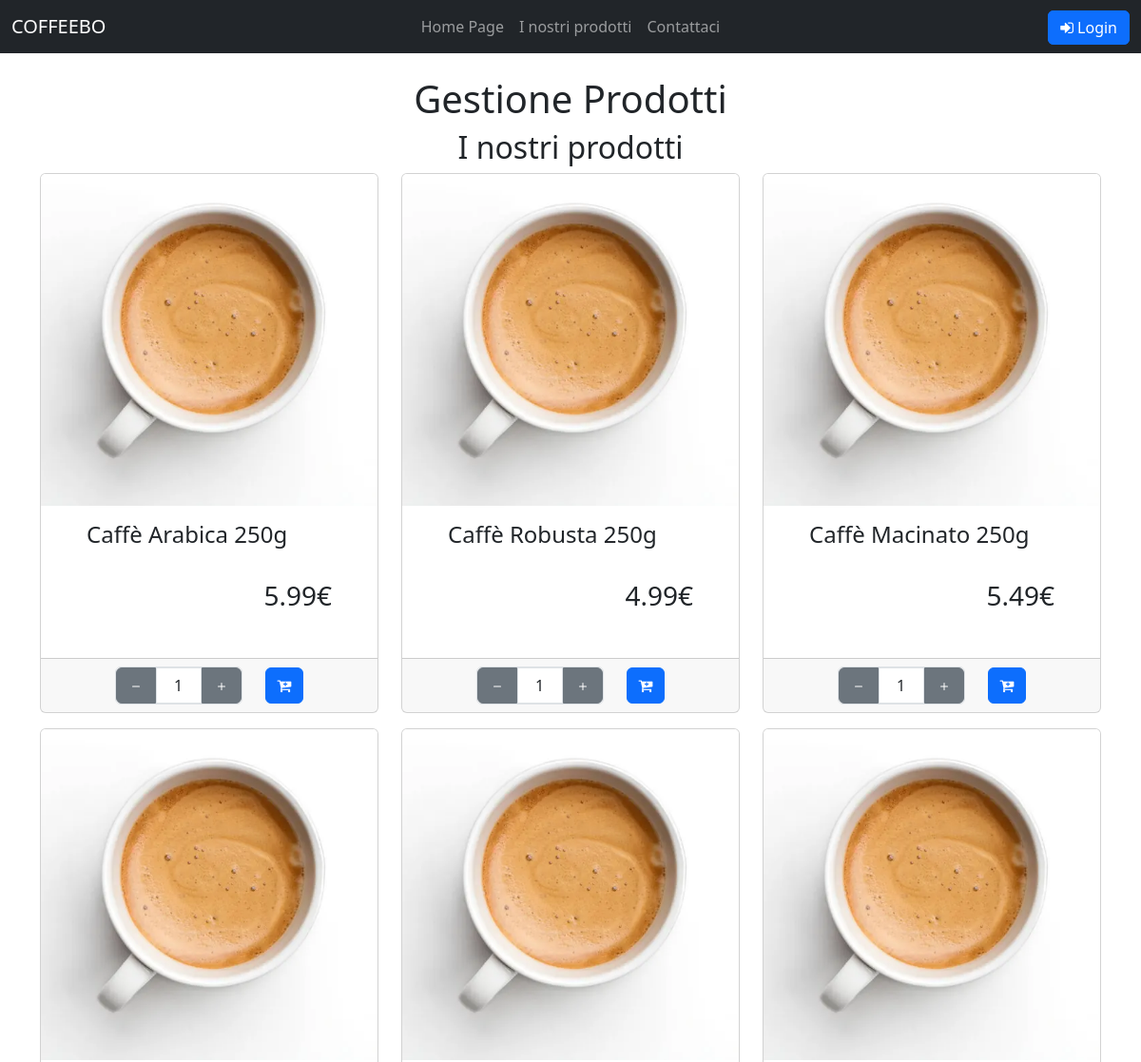
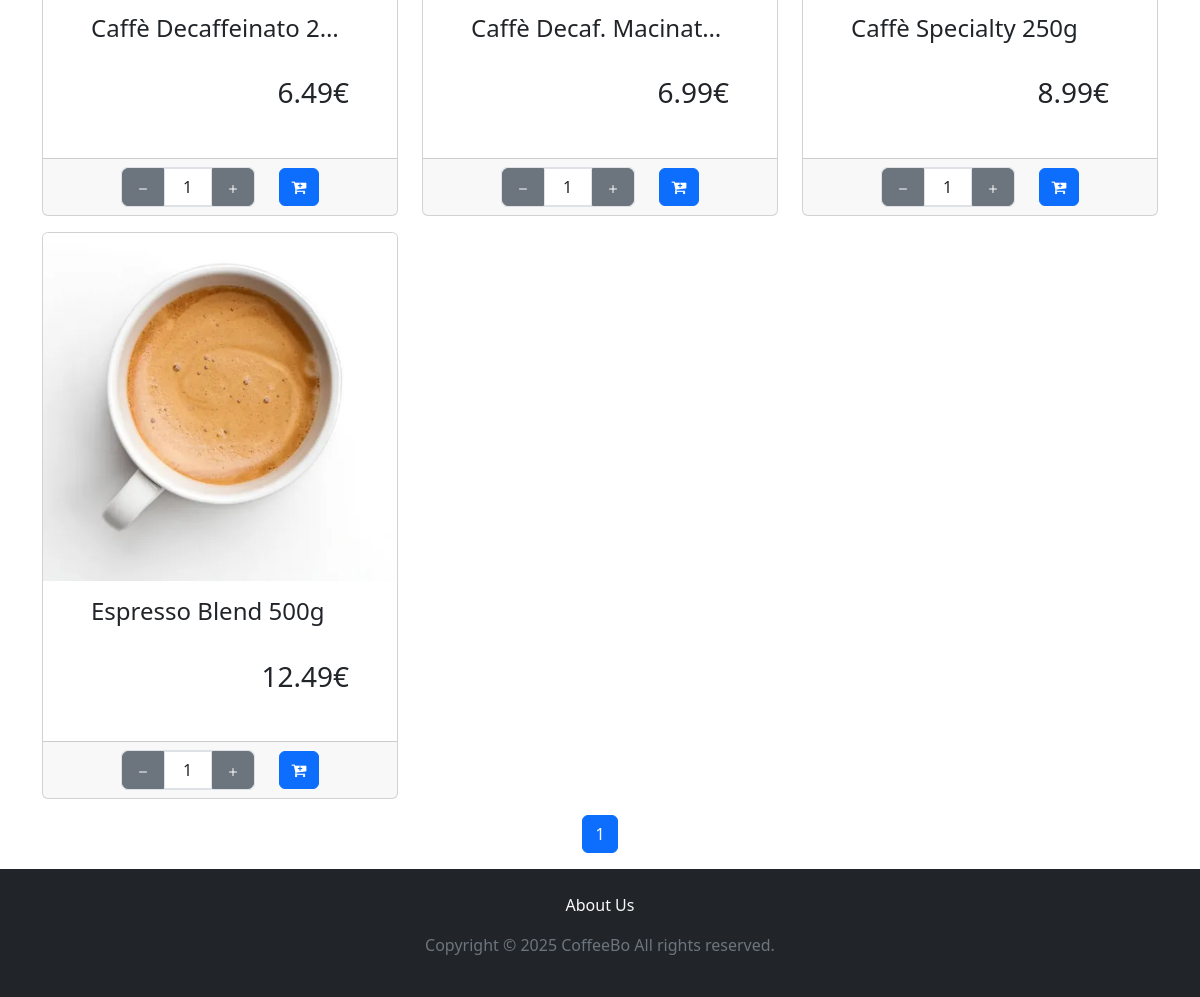
The page /index.php?page=gestioneProdotti on the database its author committed (2 pictures, top to bottom).
### tables this page shows
CREATE TABLE
    `Product` (
        `product_id` int (11) NOT NULL AUTO_INCREMENT,
        `seller_id` int (11) NOT NULL,
        `SKU` varchar(100) NOT NULL,
        `product_name` varchar(50) NOT NULL,
        `product_description` text NOT NULL,
        `price` decimal(10, 2) NOT NULL,
        `stock` int (11) NOT NULL,
        `category_id` int (11) NOT NULL,
        `image` varchar(255) DEFAULT NULL,
        `available` tinyint (1) DEFAULT 1,
        PRIMARY KEY (`product_id`),
        KEY `category_id` (`category_id`),
        KEY `seller_id` (`seller_id`),
        CONSTRAINT `Product_ibfk_1` FOREIGN KEY (`category_id`) REFERENCES `Category` (`category_id`),
        CONSTRAINT `Product_ibfk_2` FOREIGN KEY (`seller_id`) REFERENCES `User` (`user_id`)
    );

### index.php (called while the page is built, shortened)
<?php
require_once("bootstrap.php");
require("template/base.php");
?>

### utils/functions.php (called while the page is built, shortened)
<?php
function isUserLoggedIn()
{
    return $_SESSION['auth']['success'] ?? false;
}
function isUserSeller()
{
    return array_key_exists('seller', $_SESSION);
}
?>

### bootstrap.php (called while the page is built, shortened)
<?php
require_once("utils/functions.php");
require_once("db/databaseHelper.php");
$servername = "localhost";
$db_username = "db_user";
$db_password = "1234";
$dbname = "CaffeBoDB";
$dbport = 3306;
$dbh = new DatabaseHelper($servername, $db_username, $db_password, $dbname, $dbport);
?>

### db/databaseHelper.php (called while the page is built, shortened)
<?php
class DatabaseHelper
{
    private $db;
    public function __construct($servername, $username, $password, $dbname, $port)
    {
        $this->db = new mysqli($servername, $username, $password, $dbname, $port);
        $this->db->set_charset("utf8mb4");
    }
    public function getAllProducts()
    {
        $query = "SELECT * FROM `Product`";
        $stmt = $this->db->prepare($query);
        $stmt->execute();
        $result = $stmt->get_result();
        return $result->fetch_all(MYSQLI_ASSOC);
    }
}

### template/products.php (the view, shortened to what this page needs)
<section>
    <?php
    require_once('bootstrap.php');
    $products = isUserSeller() ? $dbh->getProductsBySeller($_SESSION['seller']['user_id']) : $dbh->getAllProducts();
    $totalProducts = count($products);
    ?>
    <h2 class="text-center"><?php echo isUserSeller() ? "Prodotti disponibili: $totalProducts" : "I nostri prodotti"  ?> </h2>
    <div class="container">
        <div class="row">
            <?php
            $totalProducts = count($products);
            $productsPerPage = 9;
            $totalPages = ceil($totalProducts / $productsPerPage);
            $currentPage = isset($_GET['pageNumber']) ? (int)$_GET['pageNumber'] : 1;
            $startIndex = ($currentPage - 1) * $productsPerPage;
            $currentProducts = array_slice($products, $startIndex, $productsPerPage);
            foreach ($currentProducts as $product): ?>
                <div class="col-sm-6 col-md-4">
                    <div class="card mb-3">
                        <a data-bs-toggle="modal"
                            data-bs-target="#productModal"
                            data-product-id="<?php echo $product['product_id']; ?>"
                            data-name="<?php echo htmlspecialchars($product['product_name']); ?>"
                            data-price="<?php echo $product['price']; ?>"
                            data-image="<?php echo $product['image']; ?>"
                            data-description="<?php echo htmlspecialchars($product['product_description'] ?? ''); ?>"
                            data-max="<?php echo $product['stock']; ?>">
                            <img src="<?php echo $product['image'] ?>" class="card-img-top" alt="<?php echo $product['product_name'] ?>">
                        </a>
                        <div class="container d-flex flex-column m-0 p-0">
                            <div class="col-12">
                                <div class="card-body d-flex flex-column pt-3 p-5" style="min-height: 10em">
                                    <a
                                        class="h4 card-title btn-link text-decoration-none text-truncate d-block"
                                        style="white-space: nowrap; overflow: hidden; text-overflow: ellipsis;"
                                        data-bs-toggle="modal"
                                        data-bs-target="#productModal"
                                        data-product-id="<?php echo $product['product_id']; ?>"
                                        data-name="<?php echo htmlspecialchars($product['product_name']); ?>"
                                        data-price="<?php echo $product['price']; ?>"
                                        data-image="<?php echo $product['image']; ?>"
                                        data-description="<?php echo htmlspecialchars($product['product_description'] ?? ''); ?>"
                                        data-max="<?php echo $product['stock']; ?>">
                                        <?php echo $product['product_name']; ?>
                                    </a>
                                    <div class="mt-auto">
                                        <p class="card-text h3 text-end"><?php echo $product['price']; ?>€</p>
                                    </div>
                                </div>
                            </div>
                            <div class="card-footer ">
                                <div class="container d-flex justify-content-center">
                                    <div class="d-flex align-items-center justify-content-between gap-3">
                                        <?php if (!isUserSeller()) : ?>
                                            <div class="d-flex align-items-center border border-1 rounded ms-2 me-2">
                                                <button type="button" class="quantity-left-minus btn btn-secondary btn-number rounded rounded-0 rounded-start" data-type="minus" data-field="">
                                                    <svg xmlns="http://www.w3.org/2000/svg" width="16" height="16" fill="currentColor" class="bi bi-dash" viewBox="0 0 16 16">
                                                        <path d="M4 8a.5.5 0 0 1 .5-.5h7a.5.5 0 0 1 0 1h-7A.5.5 0 0 1 4 8"></path>
                                                    </svg>
                                                </button>
                                                <input type="number" id="quantity-<?php echo $product['product_id']; ?>" name="quantity" class="form-control text-center rounded rounded-0" value="1" min="1" max="<?php echo $product['stock']; ?>" style="width:3em">
                                                <button type="button" class="quantity-right-plus btn btn-secondary btn-number rounded rounded-0 rounded-end" data-type="plus" data-field="">
                                                    <svg xmlns="http://www.w3.org/2000/svg" width="16" height="16" fill="currentColor" class="bi bi-plus" viewBox="0 0 16 16">
                                                        <path d="M8 4a.5.5 0 0 1 .5.5v3h3a.5.5 0 0 1 0 1h-3v3a.5.5 0 0 1-1 0v-3h-3a.5.5 0 0 1 0-1h3v-3A.5.5 0 0 1 8 4"></path>
                                                    </svg>
                                                </button>
                                            </div>
                                            <?php if (!isUserLoggedIn()): ?>
                                                <a href="#" class="btn btn-primary float-end w-25 me-2" style="text-decoration: none" data-bs-toggle="modal" data-bs-target="#loginModal"><em class="fa fa-cart-plus"></em></a>
                                            <?php endif; ?>
                                        <?php endif; ?>
                                    </div>
                                </div>
                            </div>
                        </div>
                    </div>
                </div>
            <?php endforeach; ?>
            <nav aria-label="Page navigation">
                <ul class="pagination justify-content-center">
                    <?php for ($page = 1; $page <= $totalPages; $page++): ?>
                        <li class="page-item <?php if ($page == $currentPage) echo 'active'; ?>">
                            <?php
                            $queryParams = $_GET;
                            $queryParams['pageNumber'] = $page;
                            $newQueryString = http_build_query($queryParams);
                            ?>
                            <a class="page-link" href="?<?php echo $newQueryString; ?>" data-page="<?php echo $page; ?>"><?php echo $page; ?></a>
                        </li>
                    <?php endfor; ?>
                </ul>
            </nav>
        </div>
    </div>
</section>

### css/style.css (style rules this page uses)
html, body { height: 100%; margin: 0; }
input[type="number"] { -moz-appearance: textfield; appearance: textfield; }
input { caret-color: black; }

### rows shown on the page
product: image (picture), product_name "Caffè Arabica 250g", price "5.99", quantity "1"
product: image (picture), product_name "Caffè Robusta 250g", price "4.99"
product: image (picture), product_name "Caffè Macinato 250g", price "5.49"
product: image (picture), product_name "Caffè Decaffeinato 2…", price "6.49"
product: image (picture), product_name "Caffè Decaf. Macinat…", price "6.99"
product: image (picture), product_name "Caffè Specialty 250g", price "8.99"
product: image (picture), product_name "Espresso Blend 500g", price "12.49"
